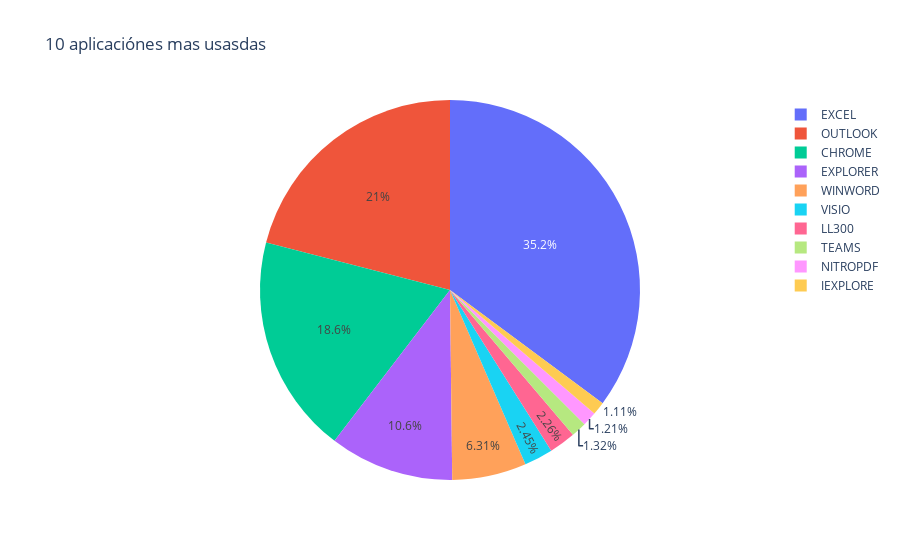

Write notebook code for a chart like this one.
### Code cell
data_apps_global = data
data_apps_global['date'] = data_apps_global['timestamp'].dt.strftime('%Y-%m-%d')
data_apps_global = data_apps_global.groupby(['app'], as_index=False)['duration'].sum()
data_apps_global = data_apps_global.loc[~data_apps_global['app'].isin([
    'APPLICATIONFRAMEHOST','CODE','SSMS','MSTSC','SHELLEXPERIENCEHOST','POSTMAN','STARUML','WINDOWSTERMINAL','TEAMVIEWER',
    'POWERSHELL','DEVENV','TASKMGR','WINPROJ','SNIPPINGTOOL','MUSNOTIFICATIONUX','PICKERHOST','DWM','SEARCHUI','DSTERMSERV',
    'CMD','CREDENTIALUIBROKER','STARTMENUEXPERIENCEHOST','MONGODBCOMPASS','PSAWIZRD','SPLWOW64','ATT','JP2LAUNCHER','ANTITWIN',
    'MSC','JAVAW','CSRSS'
])]
data_apps_global = data_apps_global.sort_values('duration', ascending=False)[0:10]
data_apps_global['duration'] = data_apps_global['duration']/21
data_apps_global['time'] = data_apps_global['duration'].apply(lambda x:
    '{:.0f} hr {:.0f} min {:.0f} secs'.format(
        divmod(x,60*60)[0],
        *divmod(divmod(x,60*60)[1],60))
                                 )
fig = px.pie(data_apps_global, values='duration', names='app', title='10 aplicaciónes mas usasdas')
fig.show()

data_apps_global

### Figure 1 — Plotly figure (JSON) as saved in the notebook; plotly's stock layout.template omitted (floating-point values rounded to 4 significant figures)
{"data": [{"domain": {"x": [0, 1], "y": [0, 1]}, "hoverlabel": {"namelength": 0}, "hovertemplate": "app=%{label}<br>duration=%{value}", "labels": ["EXCEL", "OUTLOOK", "CHROME", "EXPLORER", "WINWORD", "VISIO", "LL300", "TEAMS", "NITROPDF", "IEXPLORE"], "legendgroup": "", "name": "", "showlegend": true, "type": "pie", "values": [73190.0, 43660.0, 38790.0, 22040.0, 13140.0, 5096.0, 4699.0, 2743.0, 2526.0, 2310.0]}], "layout": {"legend": {"tracegroupgap": 0}, "title": {"text": "10 aplicaciónes mas usasdas"}}}
